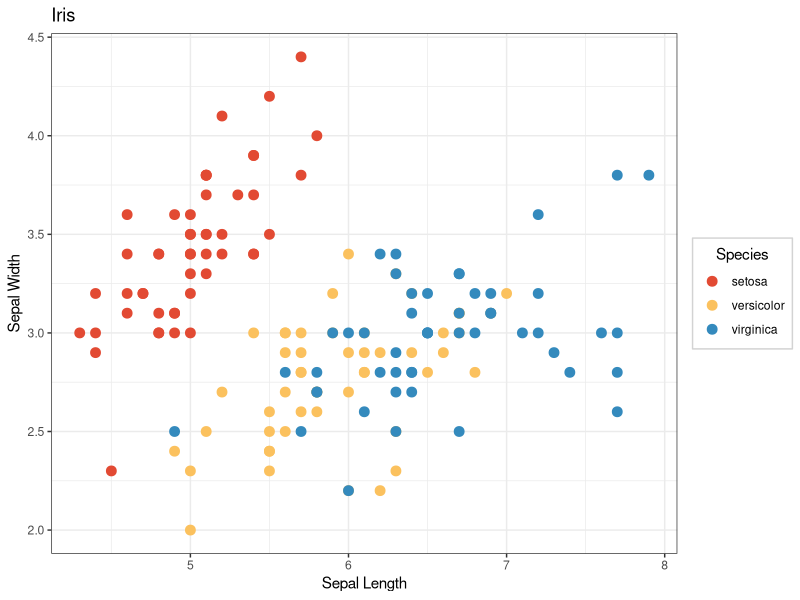

This figure's R source:
## ---- chunk 1
knitr::opts_chunk$set(
  comment = "#>",
  collapse = TRUE,
  fig.align = "center",
  fig.width = 6,
  fig.asp = 0.618,
  out.width = "70%",
  message = FALSE,
  eval = FALSE
)
## ---- chunk 2
library(ggplot2)

# Define colors
cols <- c("setosa" = "#E24A33", "virginica" = "#348ABD", "versicolor" = "#FBC15E")

g <- ggplot(data = iris, aes(x = Sepal.Length, y = Sepal.Width, col = factor(Species))) +
  geom_point(size = 3) +
  theme_bw() +
  xlab("Sepal Length") +
  ylab("Sepal Width") +
  ggtitle("Iris") +
  scale_colour_manual(values = cols) +
  guides(col = guide_legend(title = "Species")) +
  theme(legend.title.align = 0.5,
    legend.background = element_rect(colour = 'lightgrey', linetype = 'solid'))

g
